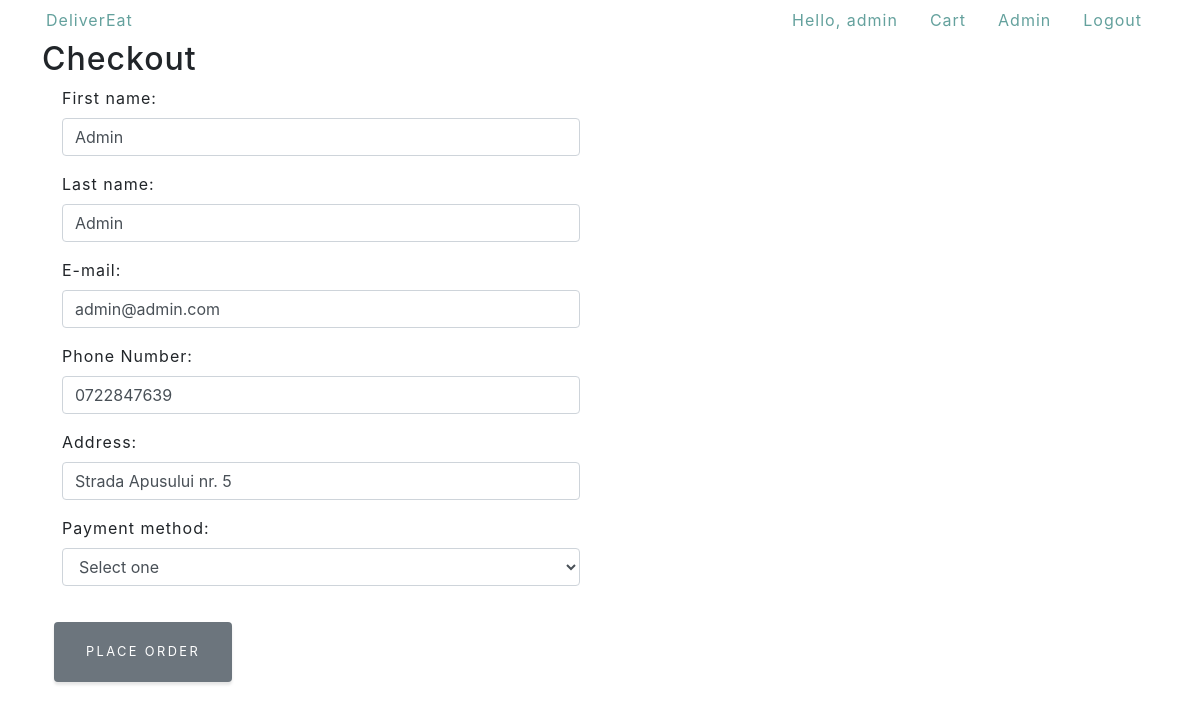
The app's page /checkout (signed in), older data.
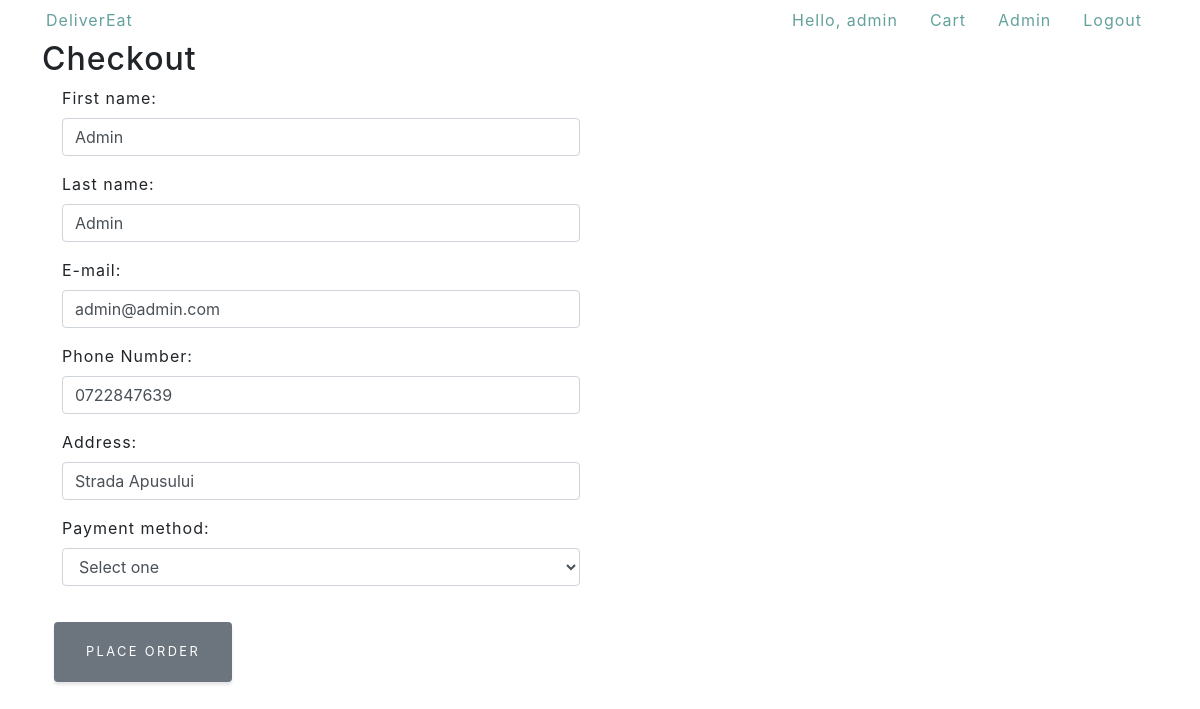
The same page, newer data.
### delivereatproj/models.py (models this page shows)
class UserProfile(models.Model):
    user = models.OneToOneField(User, on_delete=models.CASCADE, related_name='profile')
    address = models.CharField(max_length=100)
    phone_number = models.CharField(max_length=10)
    birthday = models.DateField(blank=True, null=True)

### delivereatproj/views.py (the view, shortened to what this page needs)
# urls.py: path('checkout', CheckoutView.as_view(), name="checkout"),
class CheckoutView(LoginRequiredMixin, CreateView):
    model = Order
    form_class = CheckoutForm
    template_name = "checkout.html"
    login_url = '/login/'
    def get_context_data(self, **kwargs):
        context = super(CheckoutView, self).get_context_data(**kwargs)
        user = self.request.user
        context['form'].fields['first_name'].initial = user.first_name
        context['form'].fields['last_name'].initial = user.last_name
        context['form'].fields['e_mail'].initial = user.email
        context['form'].fields['phone_number'].initial = user.profile.phone_number
        context['form'].fields['address'].initial = user.profile.address
        return context

### delivereatproj/forms.py
class CheckoutForm(forms.ModelForm):
    first_name = forms.CharField(max_length=10)
    last_name = forms.CharField(max_length=10)
    e_mail = forms.CharField(max_length=100)
    phone_number = forms.CharField(max_length=10)
    address = forms.CharField(max_length=50)
    class Meta:
        model = models.Order
        exclude = ['restaurant', 'customer', 'products', 'order_date', 'total_price']

### templates/checkout.html (shortened to what this page needs)
{% extends 'base.html' %}
{% block content %}
    <div class="container">
        <h2>Checkout</h2>
        <form method="post" class="justify-content-center col-6" enctype='multipart/form-data'>
            <div class="form-group mx-2">
              <label for="id_first_name">First name:</label>
              <input type="text" class="form-control" name="first_name"
                     value="{{ form.first_name.initial }}" required="" id="id_first_name"
                     maxlength="100">
            </div>
            <div class="form-group mx-2">
              <label for="id_last_name">Last name:</label>
              <input type="text" class="form-control" name="last_name"
                     required="" id="id_last_name" maxlength="100"
                     value="{{ form.last_name.initial }}">
            </div>
            <div class="form-group mx-2">
              <label for="id_e_mail">E-mail:</label>
              <input type="text"  class="form-control" name="e_mail"
                     required="" id="id_e_mail" maxlength="100"
                     value="{{ form.e_mail.initial }}">
            </div>
            <div class="form-group mx-2">
              <label for="id_phone_number">Phone Number:</label>
              <input type="text"  class="form-control" name="phone_number"
                     required="" id="id_phone_number" maxlength="10"
                     value="{{ form.phone_number.initial }}">
            </div>
            <div class="form-group mx-2">
              <label for="id_address">Address:</label>
              <input type="text"  class="form-control" name="address"
                     required="" id="id_address" maxlength="50"
                     value="{{ form.address.initial }}">
            </div>
          <div class="form-group mx-2">
              <label for="id_payment">Payment method:</label>
              <select name="payment_method" id="id_payment" class="form-control">
                    <option selected="selected" disabled class="form-control">Select one</option>
              </select>
           </div>
            <input style="margin-top:20px;" class="btn btn-secondary" type="submit" value="Place order" />
        </form>
    </div>
  {% endblock %}

Row changes from the older to the newer data that the page shows:
changed UserProfile: address "Strada Apusului nr. 5" → "Strada Apusului"
